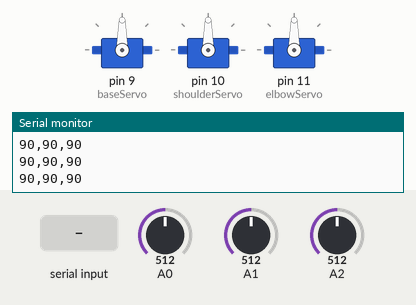
Simulated run of this sketch. Board: Arduino Uno, built with avr-gcc and run on an emulated ATmega328P. Parts: 3 × servo, the last lines printed to the serial monitor. The test bench sets the inputs (shaded band); at power-on: A0 = 512, A1 = 512, A2 = 512.

Above: at 1.2 s.
1.3 s: "5\n" received over Serial
At 4.1 s:
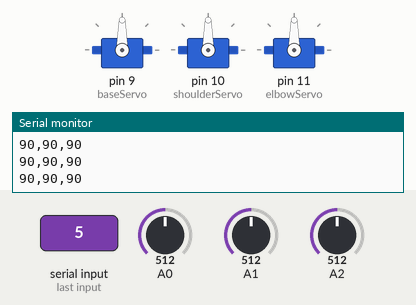
4.3 s: A0 set to 562
At 4.9 s:
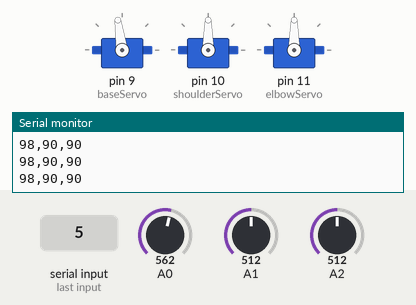
5.8 s: A0 set to 582
At 7.0 s:
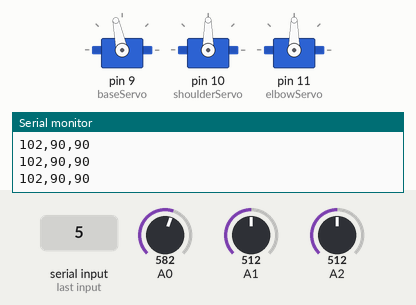
7.3 s: A1 set to 550
At 8.2 s:
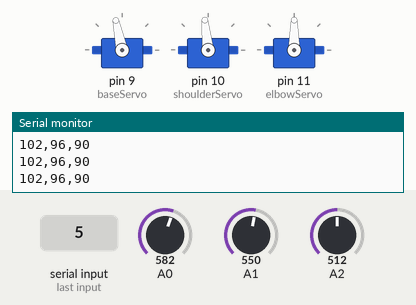
8.8 s: A1 set to 585
At 9.3 s:
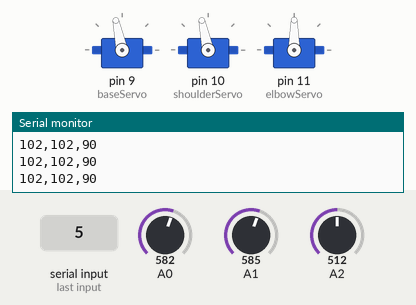
10.3 s: A2 set to 560
13.3 s: A2 set to 584
At 14.2 s:
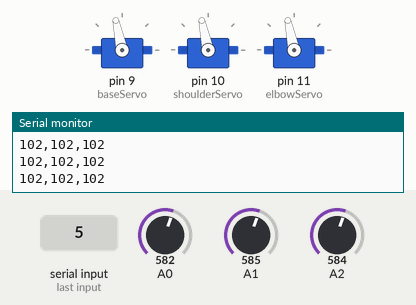
Timing chart, 0 to 15.8 s (numbered marks = the images above; inputs shaded):
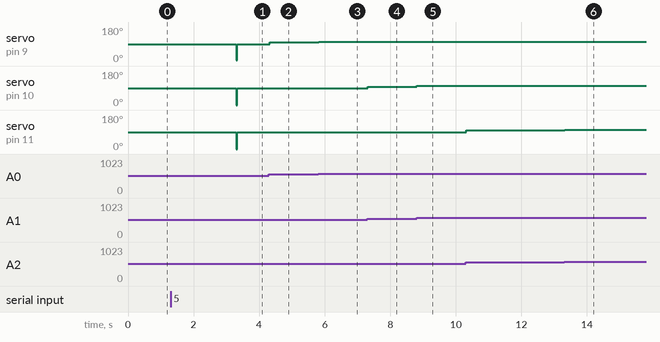

Measured:
- after the input at 1.3 s, servo on pin 9 (baseServo): 90° → 5° after 2.0 s, → 90° 0.02 s later; servo on pin 10 (shoulderServo), servo on pin 11 (elbowServo): 90° → 0° after 2.0 s, → 90° 0.02 s later
- after the input at 4.3 s, servo on pin 9 (baseServo): 90° → 98° at once
- after the input at 5.8 s, servo on pin 9 (baseServo): 98° → 102° at once
- after the input at 7.3 s, servo on pin 10 (shoulderServo): 90° → 96° at once
- after the input at 8.8 s, servo on pin 10 (shoulderServo): 96° → 102° at once
- after the input at 10.3 s, servo on pin 11 (elbowServo): 90° → 98° at once
- after the input at 13.3 s, servo on pin 11 (elbowServo): 98° → 102° at once

The sketch:

sketch_jan24a.ino
```cpp
#include <Servo.h>
Servo baseServo;
Servo shoulderServo;
Servo elbowServo;
void setup() {
  baseServo.attach(9);
  shoulderServo.attach(10);
  elbowServo.attach(11);
  Serial.begin(9600);
}
void loop() {
  int a1 = map(analogRead(A0), 0, 1023, 0, 180);
  int a2 = map(analogRead(A1), 0, 1023, 0, 180);
  int a3 = map(analogRead(A2), 0, 1023, 0, 180);
  if (Serial.available() > 0) {
    int s1 = Serial.parseInt();
    int s2 = Serial.parseInt();
    int s3 = Serial.parseInt();

    while(Serial.available() > 0) Serial.read();
    a1 = s1;
    a2 = s2;
    a3 = s3;
  }
  baseServo.write(a1);
  shoulderServo.write(a2);
  elbowServo.write(a3);
  Serial.print(a1); Serial.print(",");
  Serial.print(a2); Serial.print(",");
  Serial.println(a3);

  delay(20);
}
```
